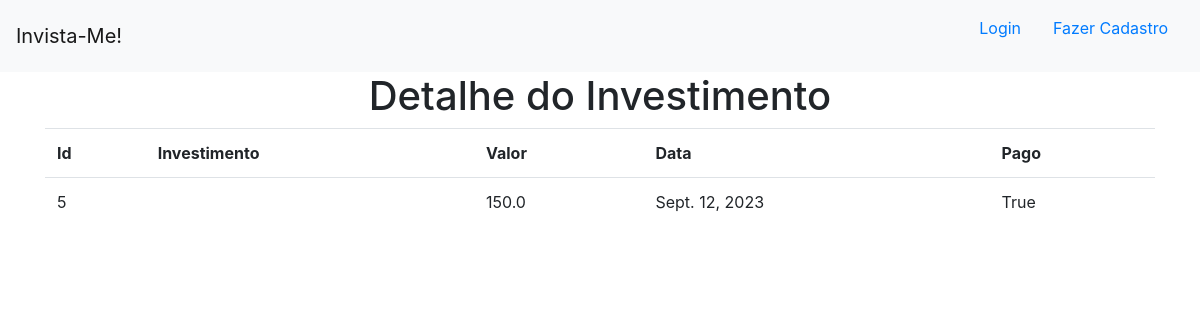
The app's page //5 with its own data.
### invista_me/models.py (models this page shows)
class Investmento(models.Model):
    investimento = models.TextField(max_length=255)
    valor = models.FloatField()
    pago = models.BooleanField(default=False)
    data = models.DateField(default=datetime.now)

### invista_me/views.py (the view)
# urls.py: path('/<int:id_investimento>', views.detalhe, name='detalhe')
def detalhe(request, id_investimento):
    dados = {
        'dados': Investmento.objects.get(pk=id_investimento)
        }
    return render(request,'investimentos/detalhe.html',dados)

### invista_me/templates/investimentos/detalhe.html
{% extends 'investimentos/base.html' %}
{% block conteudo %}
<h1 style='text-align: center;'>Detalhe do Investimento</h1>
<div class="container">
    <table class='table table-hover table-bordred'>
        <tr>
            <th>Id</th>
            <th>Investimento</th>
            <th>Valor</th>
            <th>Data</th>
            <th>Pago</th>
        </tr>
        <tr>
            <td>{{dados.id}}</td>
            <td>{{dados.i.investimento}}</td>
            <td>{{dados.valor}}</td>
            <td>{{dados.data}}</td>
            <td>{{dados.pago}}</td>
        </tr>
    </table>
</div>
{% endblock %}

### records on screen
Investmento: id "5", valor "150.0", data "Sept. 12, 2023", pago "True"
